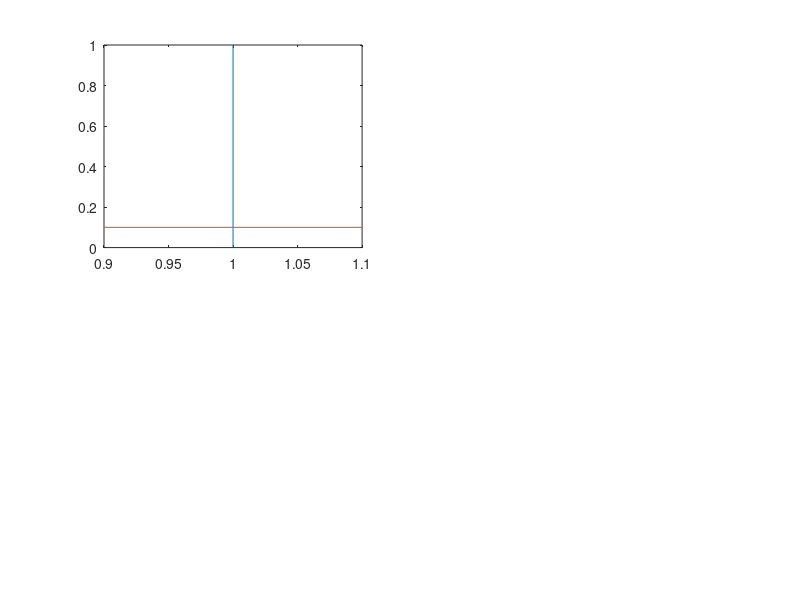

Recreate this plot in MATLAB. (Note: this script raises an error after producing the figure.)

clear all
clc

% mtstream=RandStream('mt19937ar');
% RandStream.setDefaultStream(mtstream);

addpath('functions')
addpath('data')

mc=xlsread('results.xls','figure5_supp');

subplot(2,2,1)
plot([1,1],get(gca,'ylim'))
hold on
plot(xlim,[0.1,0.1])
hold on 
scatter(mc(:,1),mc(:,2))   

subplot(2,2,2)
plot([1,1],get(gca,'ylim'))
hold on
plot(xlim,[0.1,0.1])
hold on 
scatter(mc(:,1),mc(:,3))

subplot(2,2,3)
plot([1,1],get(gca,'ylim'))
hold on
plot(xlim,[0.1,0.1])
hold on 
scatter(mc(:,4),mc(:,5))

subplot(2,2,4)
plot([1,1],get(gca,'ylim'))
hold on
plot(xlim,[0.1,0.1])
hold on 
scatter(mc(:,4),mc(:,6))
 
